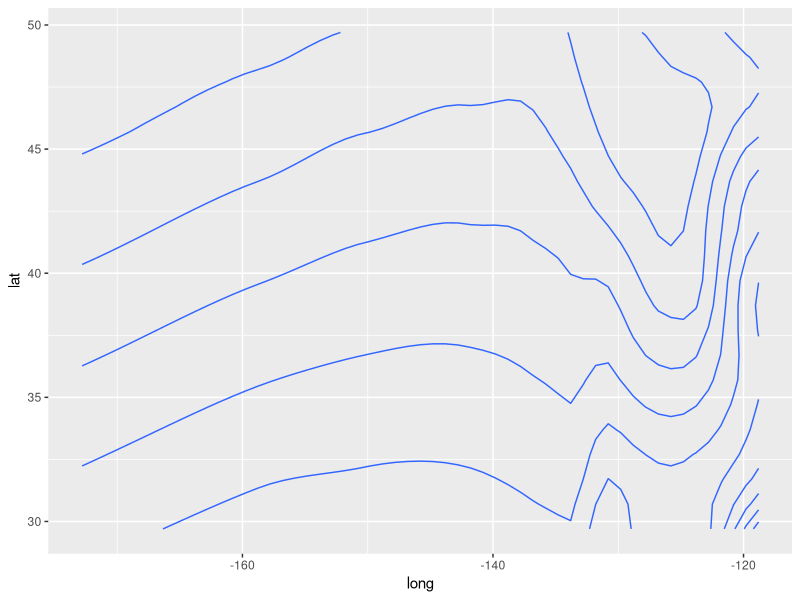
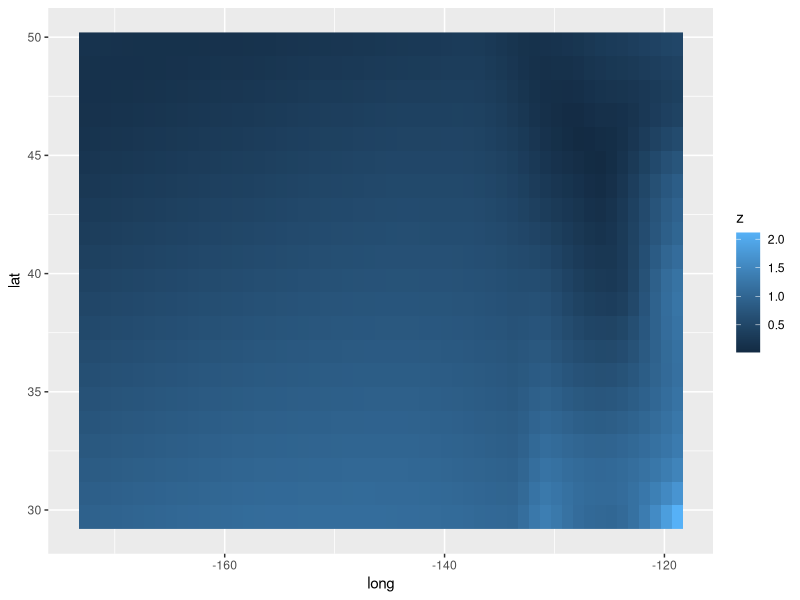
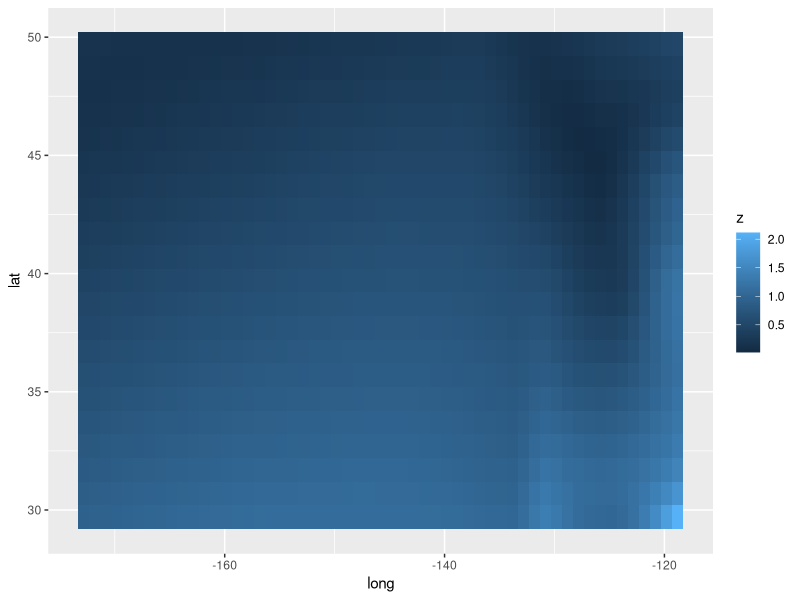

The R script that drew these images, in order:
## ---- chunk 1
library(ggplot2)
seals$z <- with(seals, sqrt(delta_long^2 + delta_lat^2))
l <- ggplot(seals, aes(long, lat))
## ---- chunk 2
l + geom_contour(aes(z = z))
## ---- chunk 3
l + geom_raster(aes(fill = z), hjust = 0.5, vjust = 0.5, interpolate = FALSE)
## ---- chunk 4
l + geom_tile(aes(fill = z))
